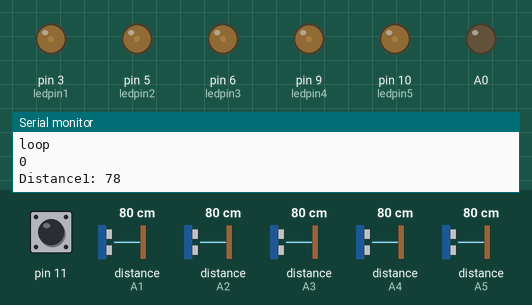
Bench run of a sketch on a simulated Arduino Uno, built with avr-gcc and run on an emulated ATmega328P. On the bench: output pins drawn as LEDs (lit = HIGH), the last lines printed to the serial monitor. Wiring (inferred from the names in the program): 5 × ultrasonic range finder: trigger pin 4, echo A5 / trigger pin 7, echo A4 / trigger pin 8, echo A3 / trigger pin 12, echo A2 / trigger pin 13, echo A1. The inputs (shaded band) are chosen by the test bench; at power-on: pin 11 LOW, distance to the obstacle (sensors on A1, A2, A3, A4, A5) 80 cm. The echo pulse lasts 58.3 µs per cm; pins used as bus, display or sensor lines are not drawn.

Above: at 1.2 s.
1.3 s: pin 11 driven HIGH
At 1.7 s:
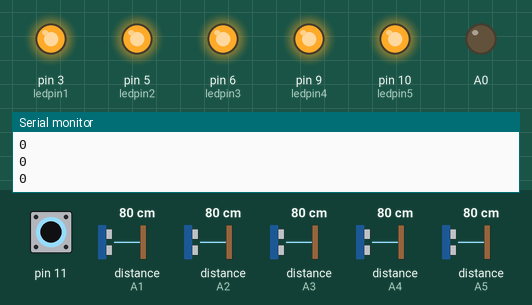
4.3 s: pin 11 driven LOW
At 5.5 s:
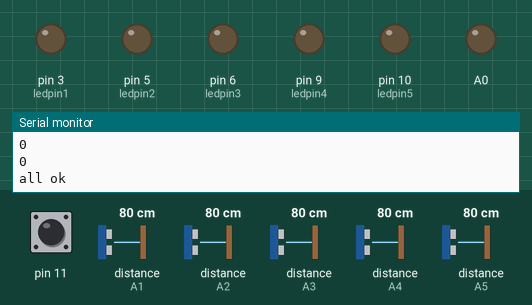
5.8 s: pin 11 pulsed HIGH 2 times (0.12 s each, 0.3 s apart)
At 6.3 s:
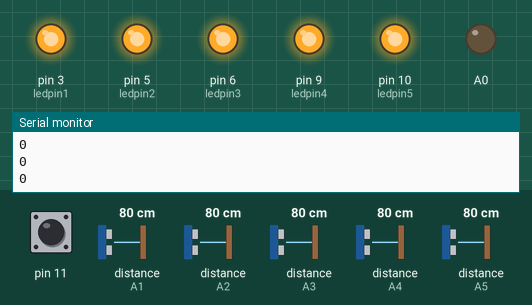
Timing chart, 0 to 10.4 s (numbered marks = the images above; inputs shaded):
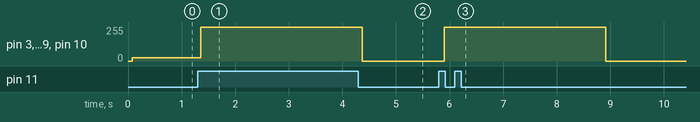

Measured:
- after the input at 1.3 s, pin 3 (ledpin1), pin 5 (ledpin2), pin 6 (ledpin3), pin 9 (ledpin4), pin 10 (ledpin5): 25/255 → 255/255 after 0.06 s
- after the input at 4.3 s, pin 3 (ledpin1), pin 5 (ledpin2), pin 6 (ledpin3), pin 9 (ledpin4), pin 10 (ledpin5): goes on until 4.4 s, then stays 0/255
- after the input at 5.8 s, pin 3 (ledpin1), pin 5 (ledpin2), pin 6 (ledpin3), pin 9 (ledpin4), pin 10 (ledpin5): 0/255 → 255/255 after 0.10 s, → 0/255 3.0 s later

The sketch:

Arduino_1_.ino
```cpp
const int trigPin1 = 4;
const int echoPin1 = A5;
int count1=0;
int n=0;
int resetcount=0;
const int trigPin2 = 7;
const int echoPin2 = A4;
int count2=0;

const int trigPin3 = 8;
const int echoPin3 = A3;
int count3=0;

const int trigPin4 = 12;
const int echoPin4 = A2;
int count4=0;

const int trigPin5 = 13;
const int echoPin5 = A1;
int count5=0;

//const int trigPin6 = 4;
//const int echoPin6 = A0;

const int ledpin1 = 3;
const int ledpin2 = 5;
const int ledpin3 = 6;
const int ledpin4 = 9;
const int ledpin5 = 10;
//const int ledpin6 = 3;


// defines variables
long duration1;
int distance1;

long duration2;
int distance2;

long duration3;
int distance3;

long duration4;
int distance4;

long duration5;
int distance5;

//long duration6;
//int distance6;


void setup() {

  pinMode(A0,OUTPUT);
  pinMode(11,INPUT);
pinMode(trigPin1, OUTPUT); // Sets the trigPin as an Output
pinMode(echoPin1, INPUT); // Sets the echoPin as an Input

pinMode(trigPin2, OUTPUT); // Sets the trigPin as an Output
pinMode(echoPin2, INPUT);

pinMode(trigPin3, OUTPUT); // Sets the trigPin as an Output
pinMode(echoPin3, INPUT);

pinMode(trigPin4, OUTPUT); // Sets the trigPin as an Output
pinMode(echoPin4, INPUT);

pinMode(trigPin5, OUTPUT); // Sets the trigPin as an Output
pinMode(echoPin5, INPUT);

//pinMode(trigPin6, OUTPUT); // Sets the trigPin as an Output
//pinMode(echoPin6, INPUT);

pinMode(ledpin1 , OUTPUT);
pinMode(ledpin2 , OUTPUT);
pinMode(ledpin3 , OUTPUT);
pinMode(ledpin4 , OUTPUT);
pinMode(ledpin5 , OUTPUT);
//pinMode(ledpin6 , OUTPUT);
Serial.begin(9600); // Starts the serial communication
}

void loop() {


Serial.println("loop");
n=digitalRead(11);
Serial.println(n);
delay(50);
if(n==1)
{
  analogWrite(ledpin1,255);
  analogWrite(ledpin2,255);
  analogWrite(ledpin3,255);
  analogWrite(ledpin4,255);
  analogWrite(ledpin5,255);


  /*Serial.println(count1);
  delay(300);

    Serial.println(count2);
  delay(300);

    Serial.println(count3);
  delay(300);

    Serial.println(count4);
  delay(300);

    Serial.println(count5);
  delay(300);
*/

int mean=(count1+count2+count3+count4+count5)/5;

int md1=(count1-mean)*(count1-mean);
int md2=(count2-mean)*(count2-mean);
int md3=(count3-mean)*(count3-mean);
int md4=(count4-mean)*(count4-mean);
int md5=(count5-mean)*(count5-mean);
Serial.println("mean deviation");
Serial.println(md1);
Serial.println(md2);
Serial.println(md3);
Serial.println(md4);
Serial.println(md5);
count1=count2=count3=count4=count5=0;
int mdarr[5]={md1,md2,md3,md4,md5};
int index[5]={0,1,2,3,4};
int highest=md1;
int i=1;
int temp=0;
int tempindex=0;
for(int i=0;i<4;i++)
{
  for (int j=0;j<5-i-1;j++)
  {
    if (mdarr[j]>mdarr[j+1])
  {
    tempindex=index[j];
    index[j]=index[j+1];
    index[j+1]=tempindex;
    temp=mdarr[j];
    mdarr[j]=mdarr[j+1];
    mdarr[j+1]=temp;
  }
  }

}

if (mdarr[3]*2<mdarr[4])
{
  Serial.println(index[4]);
  int i=0;
  while(i<index[4]+1)
  {
    digitalWrite(A0,HIGH);
    delay(2);
    //delay(200);
    digitalWrite(A0,LOW);
    delay(500);
    i++;
  }

}
else
{
  int i=0;
  while(i<6)
  {
    digitalWrite(A0,HIGH);
    delay(2);
    //delay(200);
    digitalWrite(A0,LOW);
    delay(500);
    i++;
  }
  Serial.println("all ok");
}


  analogWrite(ledpin1,0);
  analogWrite(ledpin2,0);
  analogWrite(ledpin3,0);
  analogWrite(ledpin4,0);
  analogWrite(ledpin5,0);
  delay(600);
  while(true)
  {
    n=digitalRead(11);
    //Serial.println("while");

    if(n==1)
    {
      delay(50);
      Serial.println("break");
      break;
    }
  }

}
// Clears the trigPin
else
{


digitalWrite(trigPin1, LOW);
delayMicroseconds(2);

digitalWrite(trigPin2, LOW);
delayMicroseconds(2);

digitalWrite(trigPin3, LOW);
delayMicroseconds(2);

digitalWrite(trigPin4, LOW);
delayMicroseconds(2);

digitalWrite(trigPin5, LOW);
delayMicroseconds(2);

//digitalWrite(trigPin6, LOW);
//delayMicroseconds(2);

// Sets the trigPin on HIGH state for 10 micro seconds
digitalWrite(trigPin1, HIGH);
delayMicroseconds(1000);
digitalWrite(trigPin1, LOW);
duration1 = pulseIn(echoPin1, HIGH);

digitalWrite(trigPin2, HIGH);
delayMicroseconds(1000);
digitalWrite(trigPin2, LOW);
duration2 = pulseIn(echoPin2, HIGH);


digitalWrite(trigPin3, HIGH);
delayMicroseconds(1000);
digitalWrite(trigPin3, LOW);
duration3 = pulseIn(echoPin3, HIGH);

digitalWrite(trigPin4, HIGH);
delayMicroseconds(1000);
digitalWrite(trigPin4, LOW);
duration4 = pulseIn(echoPin4, HIGH);

digitalWrite(trigPin5, HIGH);
delayMicroseconds(1000);
digitalWrite(trigPin5, LOW);
duration5 = pulseIn(echoPin5, HIGH);

/*digitalWrite(trigPin6, HIGH);
delayMicroseconds(10);
digitalWrite(trigPin6, LOW);
duration6 = pulseIn(echoPin6, HIGH);
*/
// Reads the echoPin, returns the sound wave travel time in microseconds


// Calculating the distance
distance1= duration1*0.034/2;
distance2= duration2*0.034/2;
distance3= duration3*0.034/2;
distance4= duration4*0.034/2;
distance5= duration5*0.034/2;
//distance6= duration6*0.034/2;

// Prints the distance on the Serial Monitor
if (distance1<10)
{
  analogWrite(ledpin1,255);
  analogWrite(ledpin2,255);
  analogWrite(ledpin3,255);
  analogWrite(ledpin4,25);
  analogWrite(ledpin5,25);
  //analogWrite(ledpin6,1);
  count1++;

}
else if(distance2<10)
{
  analogWrite(ledpin1,25);
  analogWrite(ledpin2,255);
  analogWrite(ledpin3,255);
  analogWrite(ledpin4,255);
  analogWrite(ledpin5,25);
  //analogWrite(ledpin6,1);
  count2++;
}
else if(distance3<10)
{
  analogWrite(ledpin1,25);
  analogWrite(ledpin2,25);
  analogWrite(ledpin3,255);
  analogWrite(ledpin4,255);
  analogWrite(ledpin5,255);
  //analogWrite(ledpin6,1);
  count3++;
}
else if(distance4<4)
{
  analogWrite(ledpin1,25);
  analogWrite(ledpin2,25);
  analogWrite(ledpin3,25);
  analogWrite(ledpin4,255);
  analogWrite(ledpin5,255);
  //analogWrite(ledpin6,255);
  count4++;

}
else if(distance5<10)
{
  analogWrite(ledpin1,25);
  analogWrite(ledpin2,25);
  analogWrite(ledpin3,25);
  analogWrite(ledpin4,25);
  analogWrite(ledpin5,255);
  count5++;
  //analogWrite(ledpin6,255);

}
/*else if(distance6<15)
{
  analogWrite(ledpin1,255);
  analogWrite(ledpin2,255);
  analogWrite(ledpin3,1);
  analogWrite(ledpin4,1);
  analogWrite(ledpin5,1);
  //analogWrite(ledpin6,255);

}*/
else
{
  analogWrite(ledpin1,25);
  analogWrite(ledpin2,25);
  analogWrite(ledpin3,25);
  analogWrite(ledpin4,25);
  analogWrite(ledpin5,25);
  //analogWrite(ledpin6,1);

}

Serial.print("Distance1: ");
Serial.println(distance1);
Serial.print("Distance2: ");
Serial.println(distance2);
Serial.print("Distance3: ");
Serial.println(distance3);
Serial.print("Distance4: ");
Serial.println(distance4);
Serial.print("Distance5: ");
Serial.println(distance5);
//Serial.print("Distance6: "); */
//Serial.println(distance6);
}
}
```
